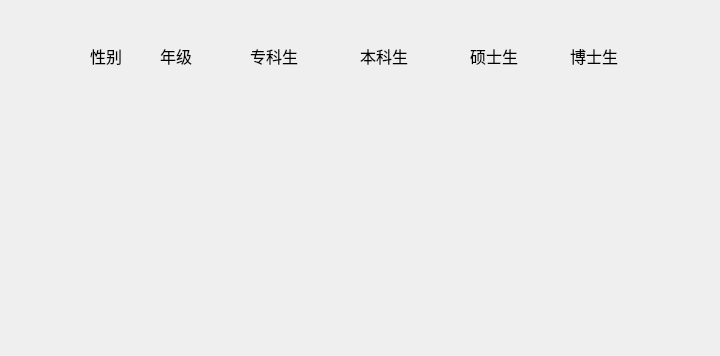
<?xml version="1.0" encoding="UTF-8"?>
<ui version="4.0">
 <class>dlg_11</class>
 <widget class="QDialog" name="dlg_11">
  <property name="geometry">
   <rect>
    <x>0</x>
    <y>0</y>
    <width>720</width>
    <height>356</height>
   </rect>
  </property>
  <property name="windowTitle">
   <string>各年级在住学生</string>
  </property>
  <widget class="QLabel" name="label">
   <property name="geometry">
    <rect>
     <x>90</x>
     <y>40</y>
     <width>54</width>
     <height>31</height>
    </rect>
   </property>
   <property name="font">
    <font>
     <family>Adobe 黑体 Std R</family>
     <pointsize>12</pointsize>
    </font>
   </property>
   <property name="text">
    <string>性别</string>
   </property>
  </widget>
  <widget class="QLabel" name="label_2">
   <property name="geometry">
    <rect>
     <x>160</x>
     <y>40</y>
     <width>54</width>
     <height>31</height>
    </rect>
   </property>
   <property name="font">
    <font>
     <family>Adobe 黑体 Std R</family>
     <pointsize>12</pointsize>
    </font>
   </property>
   <property name="text">
    <string>年级</string>
   </property>
  </widget>
  <widget class="QLabel" name="label_3">
   <property name="geometry">
    <rect>
     <x>250</x>
     <y>40</y>
     <width>54</width>
     <height>31</height>
    </rect>
   </property>
   <property name="font">
    <font>
     <family>Adobe 黑体 Std R</family>
     <pointsize>12</pointsize>
    </font>
   </property>
   <property name="text">
    <string>专科生</string>
   </property>
  </widget>
  <widget class="QLabel" name="label_4">
   <property name="geometry">
    <rect>
     <x>360</x>
     <y>40</y>
     <width>54</width>
     <height>31</height>
    </rect>
   </property>
   <property name="font">
    <font>
     <family>Adobe 黑体 Std R</family>
     <pointsize>12</pointsize>
    </font>
   </property>
   <property name="text">
    <string>本科生</string>
   </property>
  </widget>
  <widget class="QLabel" name="label_5">
   <property name="geometry">
    <rect>
     <x>470</x>
     <y>40</y>
     <width>54</width>
     <height>31</height>
    </rect>
   </property>
   <property name="font">
    <font>
     <family>Adobe 黑体 Std R</family>
     <pointsize>12</pointsize>
    </font>
   </property>
   <property name="text">
    <string>硕士生</string>
   </property>
  </widget>
  <widget class="QLabel" name="label_6">
   <property name="geometry">
    <rect>
     <x>570</x>
     <y>40</y>
     <width>54</width>
     <height>31</height>
    </rect>
   </property>
   <property name="font">
    <font>
     <family>Adobe 黑体 Std R</family>
     <pointsize>12</pointsize>
    </font>
   </property>
   <property name="text">
    <string>博士生</string>
   </property>
  </widget>
 </widget>
 <resources/>
 <connections/>
</ui>
